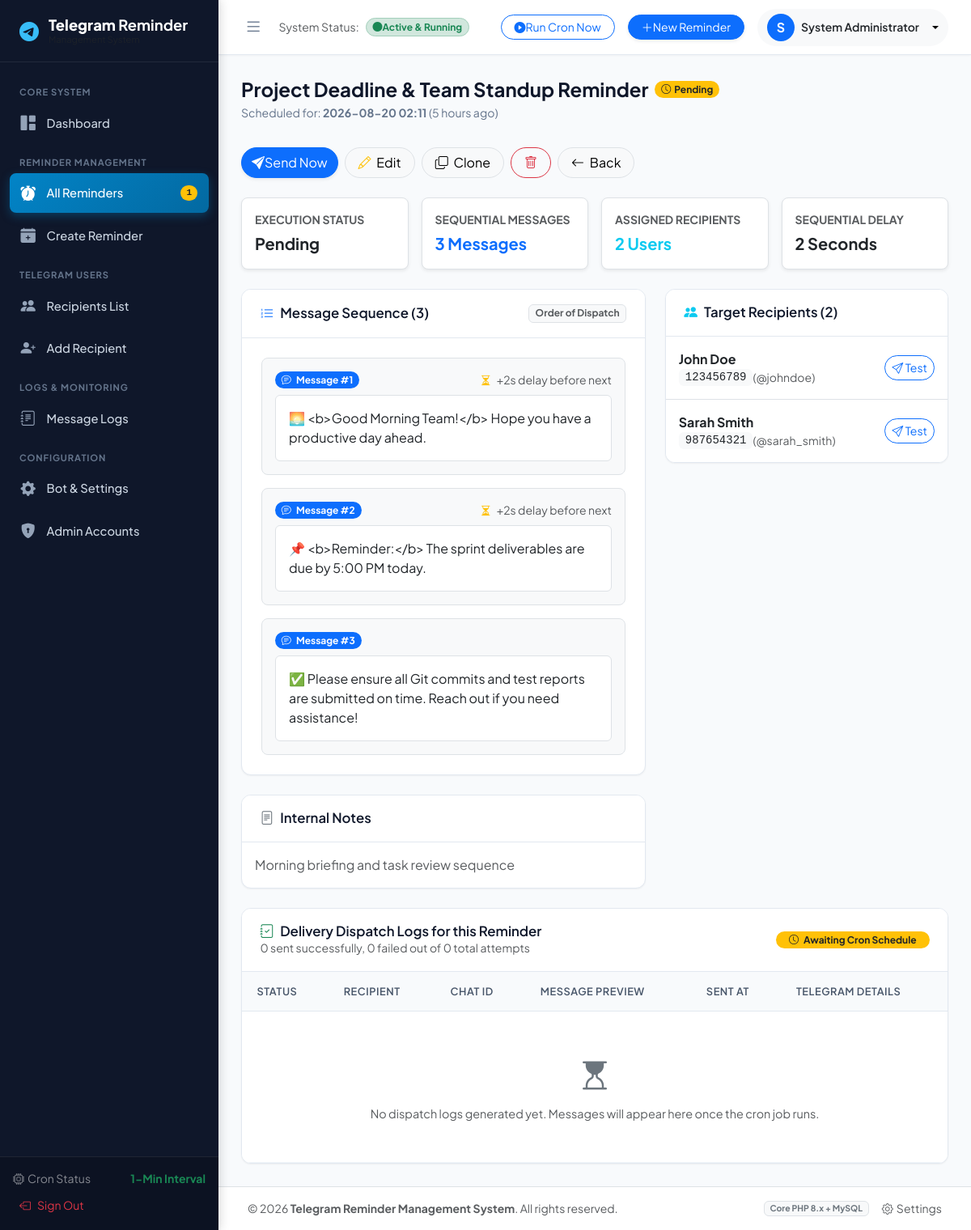
The app's page /reminders/view.php?id=1 (signed in) with its own data.
### tables this page shows
CREATE TABLE `reminders` (
  `id` INT AUTO_INCREMENT PRIMARY KEY,
  `title` VARCHAR(255) NOT NULL,
  `description` TEXT NULL,
  `scheduled_time` DATETIME NOT NULL,
  `status` ENUM('pending', 'in_progress', 'sent', 'failed', 'partially_sent') DEFAULT 'pending',
  `delay_seconds` INT DEFAULT 2,
  `created_by` INT NULL,
  `created_at` DATETIME DEFAULT CURRENT_TIMESTAMP,
  `updated_at` DATETIME DEFAULT CURRENT_TIMESTAMP ON UPDATE CURRENT_TIMESTAMP,
  INDEX `idx_scheduled_status` (`scheduled_time`, `status`),
  INDEX `idx_status` (`status`),
  INDEX `idx_created_by` (`created_by`),
  CONSTRAINT `fk_reminders_admin` FOREIGN KEY (`created_by`) REFERENCES `admins` (`id`) ON DELETE SET NULL
);

CREATE TABLE `settings` (
  `id` INT AUTO_INCREMENT PRIMARY KEY,
  `setting_key` VARCHAR(100) NOT NULL UNIQUE,
  `setting_value` TEXT NULL,
  `updated_at` DATETIME DEFAULT CURRENT_TIMESTAMP ON UPDATE CURRENT_TIMESTAMP
);

CREATE TABLE `reminder_messages` (
  `id` INT AUTO_INCREMENT PRIMARY KEY,
  `reminder_id` INT NOT NULL,
  `message_text` TEXT NOT NULL,
  `sort_order` INT NOT NULL DEFAULT 1,
  `created_at` DATETIME DEFAULT CURRENT_TIMESTAMP,
  INDEX `idx_reminder_order` (`reminder_id`, `sort_order`),
  CONSTRAINT `fk_messages_reminder` FOREIGN KEY (`reminder_id`) REFERENCES `reminders` (`id`) ON DELETE CASCADE
);

CREATE TABLE `reminder_recipients` (
  `id` INT AUTO_INCREMENT PRIMARY KEY,
  `reminder_id` INT NOT NULL,
  `user_id` INT NULL,
  `chat_id` VARCHAR(100) NOT NULL,
  INDEX `idx_reminder_recipient` (`reminder_id`, `chat_id`),
  INDEX `idx_user_id` (`user_id`),
  CONSTRAINT `fk_recipients_reminder` FOREIGN KEY (`reminder_id`) REFERENCES `reminders` (`id`) ON DELETE CASCADE,
  CONSTRAINT `fk_recipients_user` FOREIGN KEY (`user_id`) REFERENCES `users` (`id`) ON DELETE SET NULL
);

CREATE TABLE `users` (
  `id` INT AUTO_INCREMENT PRIMARY KEY,
  `name` VARCHAR(150) NOT NULL,
  `chat_id` VARCHAR(100) NOT NULL UNIQUE,
  `username` VARCHAR(100) NULL,
  `phone` VARCHAR(50) NULL,
  `status` ENUM('active', 'inactive') DEFAULT 'active',
  `created_at` DATETIME DEFAULT CURRENT_TIMESTAMP,
  `updated_at` DATETIME DEFAULT CURRENT_TIMESTAMP ON UPDATE CURRENT_TIMESTAMP,
  INDEX `idx_chat_id` (`chat_id`),
  INDEX `idx_status` (`status`)
);

### reminders/view.php (the view, shortened to what the rows shown need)
<?php
require_once INCLUDES_PATH . '/header.php';
$db = get_db();
$id = (int)($_GET['id'] ?? 0);
$stmt = $db->prepare("
    SELECT r.*, a.full_name as author_name, a.username as author_username
    FROM reminders r
    LEFT JOIN admins a ON r.created_by = a.id
    WHERE r.id = :id
    LIMIT 1
");
$stmt->execute(['id' => $id]);
$reminder = $stmt->fetch();
$msgStmt = $db->prepare("SELECT * FROM reminder_messages WHERE reminder_id = :id ORDER BY sort_order ASC");
$msgStmt->execute(['id' => $id]);
$messages = $msgStmt->fetchAll();
$recStmt = $db->prepare("
    SELECT rr.*, u.name as user_name, u.username as tg_username, u.status as user_status
    FROM reminder_recipients rr
    LEFT JOIN users u ON rr.user_id = u.id
    WHERE rr.reminder_id = :id
    ORDER BY u.name ASC
");
$recStmt->execute(['id' => $id]);
$recipients = $recStmt->fetchAll();
?>
<div class="page-header">
    <div>
        <div class="d-flex align-items-center gap-2 mb-1">
            <h1 class="page-title">
                <?= e($reminder['title']) ?>
            </h1>
            <?= get_status_badge($reminder['status']) ?>
        </div>
        <p class="page-subtitle">
            Scheduled for: <strong><?= format_datetime($reminder['scheduled_time']) ?></strong> (<?= time_ago($reminder['scheduled_time']) ?>)
        </p>
    </div>
</div>
<div class="row g-3 mb-4">
    <div class="col-md-3">
        <div class="p-3 bg-white border rounded-3 shadow-sm">
            <div class="text-muted small fw-bold text-uppercase">Execution Status</div>
            <div class="fs-5 fw-bold text-dark mt-1"><?= ucfirst($reminder['status']) ?></div>
        </div>
    </div>
    <div class="col-md-3">
        <div class="p-3 bg-white border rounded-3 shadow-sm">
            <div class="text-muted small fw-bold text-uppercase">Sequential Delay</div>
            <div class="fs-5 fw-bold text-dark mt-1"><?= (int)$reminder['delay_seconds'] ?> Seconds</div>
        </div>
    </div>
</div>
<div class="row g-4 mb-4">
    <div class="col-lg-7">
        <div class="card-custom mb-4">
            <div class="p-4">
                <?php if (empty($messages)): ?>
                    <div class="text-center py-3 text-muted">No messages found in this reminder.</div>
                <?php else: ?>
                    <div class="d-flex flex-column gap-3">
                        <?php foreach ($messages as $idx => $msg): ?>
                            <div class="border rounded-3 p-3 bg-light position-relative">
                                <div class="d-flex align-items-center justify-content-between mb-2">
                                    <span class="badge bg-primary rounded-pill px-2.5 py-1">
                                        <i class="bi bi-chat-text me-1"></i> Message #<?= (int)$msg['sort_order'] ?>
                                    </span>
                                    <?php if ($idx < count($messages) - 1): ?>
                                        <span class="text-muted small">
                                            <i class="bi bi-hourglass-split me-1 text-warning"></i> +<?= (int)$reminder['delay_seconds'] ?>s delay before next
                                        </span>
                                    <?php endif; ?>
                                </div>
                                <div class="bg-white p-3 rounded-2 border text-dark font-sans" style="white-space: pre-wrap;"><?= nl2br(e($msg['message_text'])) ?></div>
                            </div>
                        <?php endforeach; ?>
                    </div>
                <?php endif; ?>
            </div>
        </div>
        <?php if (!empty($reminder['description'])): ?>
            <div class="card-custom">
                <div class="card-header-custom">
                    <h5 class="card-title-custom">
                        <i class="bi bi-file-text text-secondary"></i> Internal Notes
                    </h5>
                </div>
                <div class="p-3 text-muted">
                    <?= nl2br(e($reminder['description'])) ?>
                </div>
            </div>
        <?php endif; ?>
    </div>
    <div class="col-lg-5">
        <div class="card-custom">
            <div class="p-0">
                <?php if (empty($recipients)): ?>
                    <div class="text-center py-4 text-muted">No recipients assigned.</div>
                <?php else: ?>
                    <div class="list-group list-group-flush">
                        <?php foreach ($recipients as $rec): ?>
                            <div class="list-group-item p-3 d-flex align-items-center justify-content-between">
                                <div>
                                    <div class="fw-bold text-dark mb-0.5"><?= e($rec['user_name'] ?: 'Recipient') ?></div>
                                    <div class="d-flex align-items-center gap-1.5">
                                        <code class="bg-light px-2 py-0.5 rounded text-dark small font-monospace"><?= e($rec['chat_id']) ?></code>
                                        <?php if (!empty($rec['tg_username'])): ?>
                                            <span class="text-muted small">(@<?= e($rec['tg_username']) ?>)</span>
                                        <?php endif; ?>
                                    </div>
                                </div>
                                <button type="button" class="btn btn-sm btn-outline-primary rounded-pill btn-test-chat" data-chat-id="<?= e($rec['chat_id']) ?>" data-name="<?= e($rec['user_name'] ?: 'Recipient') ?>" title="Send Direct Test Message">
                                    <i class="bi bi-send"></i> Test
                                </button>
                            </div>
                        <?php endforeach; ?>
                    </div>
                <?php endif; ?>
            </div>
        </div>
    </div>
</div>
<div class="card-custom">
    <div class="table-responsive">
        <table class="table table-custom align-middle">
            <thead>
                <tr>
                    <th>Status</th>
                    <th>Recipient</th>
                    <th>Chat ID</th>
                    <th>Message Preview</th>
                    <th>Sent At</th>
                    <th>Telegram Details</th>
                </tr>
            </thead>
        </table>
    </div>
</div>
<?php require_once INCLUDES_PATH . '/footer.php'; ?>

### includes/header.php (shortened to what the rows shown need)
<?php
$currentAdmin = current_admin();
?>
<!DOCTYPE html>
<html lang="en">
<head>
    <link href="https://cdn.jsdelivr.net/npm/bootstrap@5.3.3/dist/css/bootstrap.min.css" rel="stylesheet">
    <link rel="stylesheet" href="https://cdn.jsdelivr.net/npm/bootstrap-icons@1.11.3/font/bootstrap-icons.min.css">
    <link rel="stylesheet" href="<?= BASE_URL ?>/assets/css/style.css">
</head>
<body>
<div class="app-wrapper">
    <div class="app-main">
        <header class="app-topbar">
            <div class="topbar-right">
                <div class="dropdown">
                    <button class="btn btn-light border-0 dropdown-toggle d-flex align-items-center gap-2 p-1.5 rounded-pill" type="button" data-bs-toggle="dropdown" aria-expanded="false">
                        <div class="bg-primary text-white rounded-circle d-flex align-items-center justify-content-center" style="width: 34px; height: 34px; font-weight: 700;">
                            <?= strtoupper(substr($currentAdmin['full_name'] ?? $currentAdmin['username'] ?? 'A', 0, 1)) ?>
                        </div>
                        <span class="d-none d-md-inline fw-semibold small text-dark me-1">
                            <?= e($currentAdmin['full_name'] ?? $currentAdmin['username'] ?? 'Admin') ?>
                        </span>
                    </button>
                </div>
            </div>
        </header>
        <main class="app-content">

### includes/functions.php (shortened to what the rows shown need)
<?php
function e(?string $string): string {
    return htmlspecialchars((string)($string ?? ''), ENT_QUOTES, 'UTF-8');
}
function get_setting(string $key, string $default = ''): string {
    $db = get_db();
    try {
        $stmt = $db->prepare("SELECT `setting_value` FROM `settings` WHERE `setting_key` = :key LIMIT 1");
        $stmt->execute(['key' => $key]);
        $val = $stmt->fetchColumn();
        $result = ($val !== false && $val !== null) ? (string)$val : $default;
        return $result;
    } catch (Throwable $e) {
        return $default;
    }
}
function format_datetime(?string $datetime, ?string $format = null): string {
    try {
        $dt = new DateTime($datetime);
        $fmt = $format ?: get_setting('date_format', 'Y-m-d H:i');
        return $dt->format($fmt);
    } catch (Exception $e) {
        return (string)$datetime;
    }
}
function time_ago(?string $datetime): string {
    try {
        $time = strtotime($datetime);
        $now = time();
        $diff = $time - $now;
        $isFuture = $diff > 0;
        $diff = abs($diff);
        $units = [
            31536000 => 'year',
            2592000  => 'month',
            604800   => 'week',
            86400    => 'day',
            3600     => 'hour',
            60       => 'minute',
        ];
        foreach ($units as $secs => $unit) {
            if ($diff >= $secs) {
                $val = (int)floor($diff / $secs);
                $plural = $val > 1 ? 's' : '';
                return $isFuture ? "in {$val} {$unit}{$plural}" : "{$val} {$unit}{$plural} ago";
            }
        }
        return date('Y-m-d H:i', $time);
    } catch (Throwable $e) {
        return (string)$datetime;
    }
}
function get_status_badge(string $status): string {
    return match(strtolower($status)) {
        'pending' => '<span class="badge bg-warning text-dark px-2.5 py-1.5 rounded-pill"><i class="bi bi-clock me-1"></i>Pending</span>',
        'in_progress' => '<span class="badge bg-info text-dark px-2.5 py-1.5 rounded-pill"><i class="bi bi-arrow-repeat spin me-1"></i>Sending...</span>',
        'sent' => '<span class="badge bg-success px-2.5 py-1.5 rounded-pill"><i class="bi bi-check-circle me-1"></i>Sent</span>',
        'failed' => '<span class="badge bg-danger px-2.5 py-1.5 rounded-pill"><i class="bi bi-x-circle me-1"></i>Failed</span>',
        'partially_sent' => '<span class="badge bg-purple px-2.5 py-1.5 rounded-pill"><i class="bi bi-exclamation-circle me-1"></i>Partially Sent</span>',
        default => '<span class="badge bg-secondary px-2.5 py-1.5 rounded-pill">' . e(ucfirst($status)) . '</span>'
    };
}

### records on screen
reminders: title "Project Deadline & Team Standup Reminder", status "Pending", scheduled_time.setting_value "2026-08-20 02:11", scheduled_time "5 hours ago", delay_seconds "2", description "Morning briefing and task review sequence"
reminder_messages: sort_order "1", reminder.delay_seconds "2", message_text "🌅 <b>Good Morning Team!</b> Hope you have a productive day ahead."
reminder_messages: sort_order "2", reminder.delay_seconds "2", message_text "📌 <b>Reminder:</b> The sprint deliverables are due by 5:00 PM today."
reminder_messages: sort_order "3", message_text "✅ Please ensure all Git commits and test reports are submitted on time. Reach out if you need assistance!"
reminder_recipients: user.name "John Doe", chat "123456789", user.username "johndoe"
reminder_recipients: user.name "Sarah Smith", chat "987654321", user.username "sarah_smith"

### other values on screen
$pendingCount "1"
$currentAdmin['full_name'] "System Administrator"
count($messages) "3"
count($recipients) "2"
$sentLogs "0"
$failedLogs "0"
$totalLogs "0"
APP_NAME "Telegram Reminder Management System"
